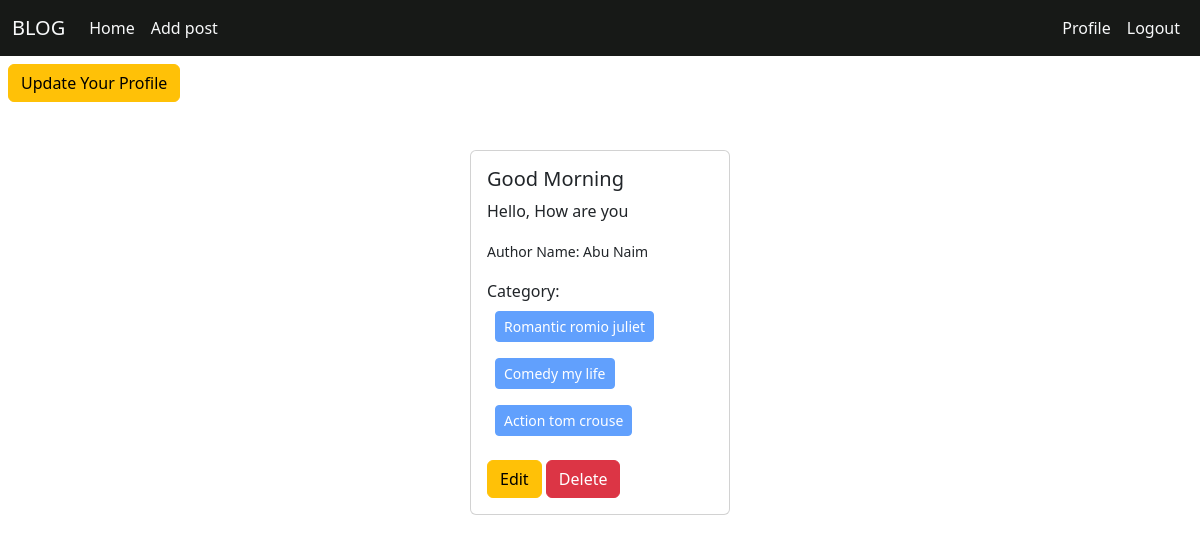
/author/profile/ (signed in), run on an earlier commit of the app's database.
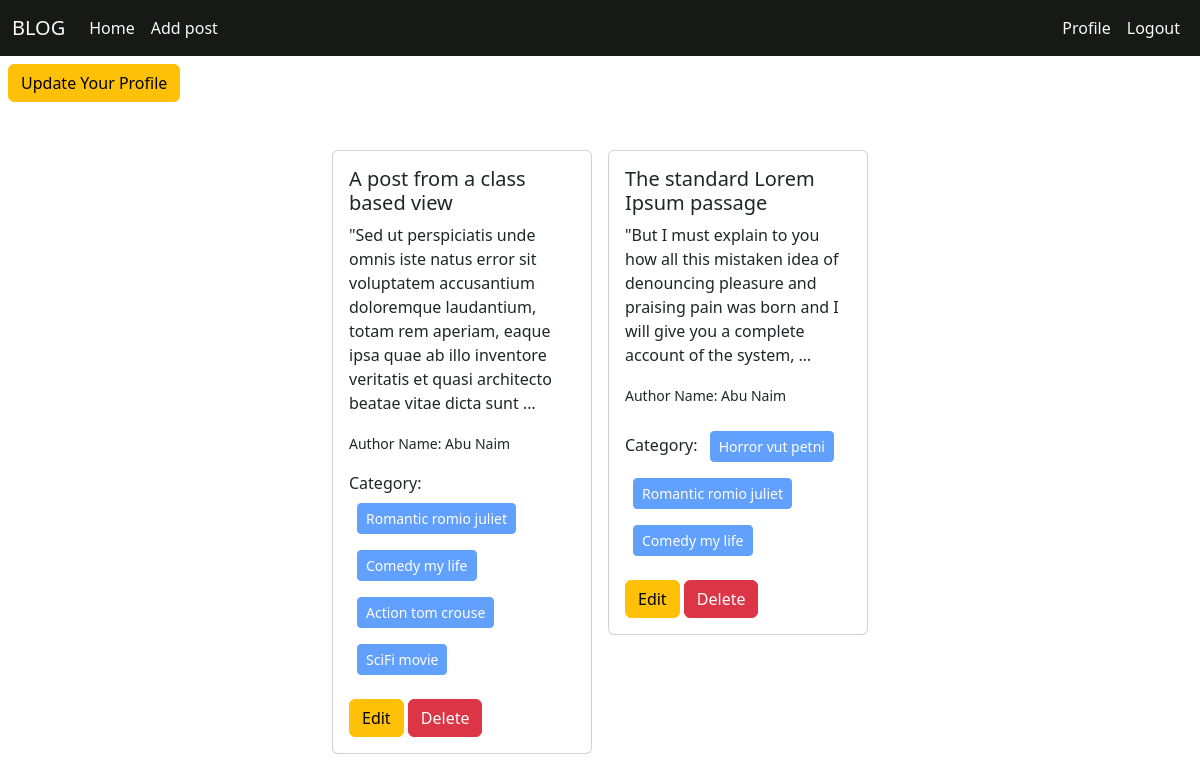
And on a later commit of the database.
### post/models.py (models this page shows, shortened)
class Post(models.Model):
    title = models.CharField(max_length = 100)
    content = models.TextField()
    category = models.ManyToManyField(Category)
    author = models.ForeignKey(User, on_delete=models.CASCADE)
    image = models.ImageField(upload_to='post/media/uploads/', blank=True, null= True)

### categories/models.py (models this page shows, shortened)
class Category(models.Model):
    name = models.CharField(max_length = 100)
    slug = models.SlugField(max_length=100, unique=True, null=True, blank=True)

### author/views.py (the view)
# urls.py: path('profile/', views.profile, name='profile'),
@login_required
def profile(request):
    post = Post.objects.filter(author = request.user)
    return render(request, 'profile.html', {'data':post})

### author/templates/profile.html
{% extends 'base.html' %}
{% block content %}
<a class="btn btn-warning mt-2 mx-2" href="{% url 'update_profile' %}">Update Your Profile</a>
<div class="d-flex flex-wrap justify-content-center px-5 py-5">
    {% for post in data %}
    <div class="col-sm-3">
      <div class="card mx-2">
        <div class="card-body">
          <h5 class="card-title">{{ post.title }}</h5>
          <p class="card-text">{{ post.content | truncatewords:30 }}</p>
          <p class="card-text"><small>Author Name: {{post.author.first_name}} {{post.author.last_name}}</small></p>
          <p>Category:
            {% for cat in post.category.all%}
            <button class="btn btn-primary btn-sm disabled m-2">{{cat.name}}</button>
            {% endfor %}
          </p>
          <a href="{% url 'edit_post' post.id %}" class="btn btn-warning">Edit</a>
          <a href="{% url 'delete_post' post.id %}" class="btn btn-danger ">Delete</a>
        </div>
      </div>
    </div>
    {% endfor %}
  </div>
{% endblock %}

### templates/base.html (shortened to what this page needs)
<!DOCTYPE html>
<html lang="en">
  <head>
    <link
      href="https://cdn.jsdelivr.net/npm/bootstrap@5.3.2/dist/css/bootstrap.min.css"
      rel="stylesheet"
    />
  </head>
  <body>
    <nav class="navbar navbar-expand-lg bg-body-tertiary" style="background-color: rgb(23, 25, 23) !important">
      <div class="container-fluid">
        <a class="navbar-brand text-light" href="{% url 'home' %}">BLOG</a>
        <div class="collapse navbar-collapse d-flex justify-content-between" id="navbarNav">
          <div>
            <ul class="navbar-nav">
              <li class="nav-item">
                <a class="nav-link active text-light" aria-current="page" href="{% url 'home' %}">Home</a>
              </li>
              {% if user.is_authenticated %}
              <li class="nav-item">
                <a class="nav-link active text-light" aria-current="page" href="{% url 'add_post' %}">Add post</a>
              </li>
              {% endif %}
            </ul>
          </div>
          <div class="d-flex">
            <ul class="navbar-nav me-auto mb-2 mb-lg-0">
              {% if user.is_authenticated %}
              <li class="nav-item">
                <a class="nav-link btn btn-warning text-light"href="{% url 'profile' %}">Profile</a>
              </li>
              <li class="nav-item">
                <a class="nav-link btn btn-success text-light"href="{% url 'logout' %}">Logout</a>
              </li>
              {% endif %}
            </ul>
          </div>
        </div>
      </div>
    </nav>
    {% block content %}
    {% endblock %}
  </body>
</html>

What changed in the data, as far as the page shows it:
removed Post: title "Good Morning", content "Hello, How are you", author.first_name "Abu", author.last_name "Naim", Category (name "Romantic romio juliet"), Category (name "Comedy my life"), Category (name "Action tom crouse")
added Post: title "A post from a class based view", content "\"Sed ut perspiciatis unde omnis iste natus error sit voluptatem accusantium doloremque laudantium, totam rem aperiam, eaque ipsa quae ab illo inventore veritatis et quasi architecto beatae vitae dicta sunt …", author.first_name "Abu", author.last_name "Naim", Category (name "Romantic romio juliet"), Category (name "Comedy my life"), Category (name "Action tom crouse")
now on this page (row unchanged): Category: name "SciFi movie", shown under "A post from a class based view"
added Post: title "The standard Lorem Ipsum passage", content "\"But I must explain to you how all this mistaken idea of denouncing pleasure and praising pain was born and I will give you a complete account of the system, …", author.first_name "Abu", author.last_name "Naim", Category (name "Romantic romio juliet"), Category (name "Comedy my life")
now on this page (row unchanged): Category: name "Horror vut petni", shown under "The standard Lorem Ipsum passage"
